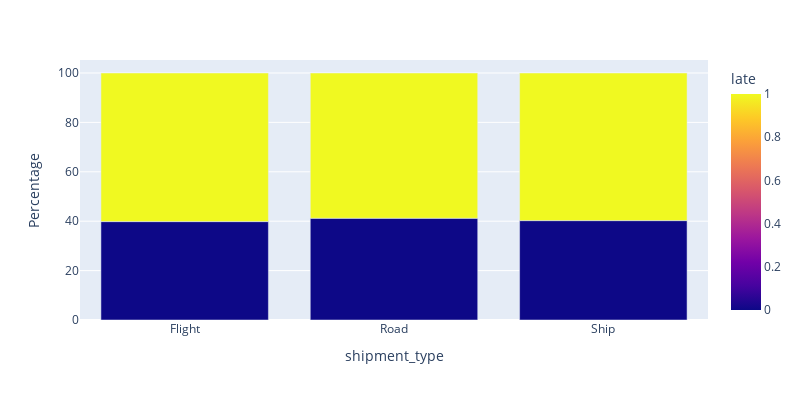

Source (notebook cell):
### Markdown cell above
#### Barplot

### Code cell
df_ship = df.groupby(['shipment_type', 'late']).agg({'ID' : 'count' }).reset_index()
# df_ship = df_ship.astype({'late': 'bool'})
df_ship.columns = ['shipment_type', 'late', 'Count']
df_ship['Total'] = df_ship.groupby(['shipment_type'])['Count'].transform('sum')
df_ship['Percentage'] = round(df_ship['Count'] / df_ship['Total'] * 100, 2)

fig = px.bar(df_ship, x='shipment_type', y='Percentage', color = 'late', height=400, width=800, barmode='group')
fig.show()

### Figure 1 — Plotly figure (JSON) as saved in the notebook; plotly's stock layout.template omitted (floating-point values rounded to 4 significant figures)
{"data": [{"alignmentgroup": "True", "hovertemplate": "shipment_type=%{x}<br>Percentage=%{y}<br>late=%{marker.color}<extra></extra>", "legendgroup": "", "marker": {"color": [0, 1, 0, 1, 0, 1], "coloraxis": "coloraxis", "pattern": {"shape": ""}}, "name": "", "offsetgroup": "", "orientation": "v", "showlegend": false, "textposition": "auto", "type": "bar", "x": ["Flight", "Flight", "Road", "Road", "Ship", "Ship"], "xaxis": "x", "y": [39.84, 60.16, 41.19, 58.81, 40.24, 59.76], "yaxis": "y"}], "layout": {"barmode": "group", "coloraxis": {"colorbar": {"title": {"text": "late"}}, "colorscale": [[0, "#0d0887"], [0.1111, "#46039f"], [0.2222, "#7201a8"], [0.3333, "#9c179e"], [0.4444, "#bd3786"], [0.5556, "#d8576b"], [0.6667, "#ed7953"], [0.7778, "#fb9f3a"], [0.8889, "#fdca26"], [1, "#f0f921"]]}, "height": 400, "legend": {"tracegroupgap": 0}, "margin": {"t": 60}, "width": 800, "xaxis": {"anchor": "y", "domain": [0, 1], "title": {"text": "shipment_type"}}, "yaxis": {"anchor": "x", "domain": [0, 1], "title": {"text": "Percentage"}}}}
